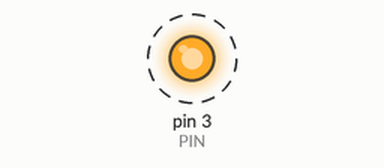
A sketch run on a simulated Arduino Uno, built with avr-gcc and run on an emulated ATmega328P. Parts: output pins drawn as LEDs (lit = HIGH). Dashed ring = blinking.

Above: at 0.5 s.
Timing chart, 0 to 4.6 s (numbered marks = the images above):
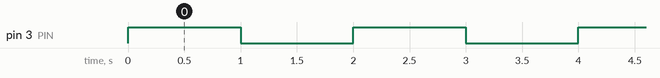

The sketch:

Exemplu.ino
```cpp
#define PIN 3 //pinul de input pentru releu setat pe D3

void setup() {
  pinMode(PIN, OUTPUT); //setarea pinului PIN drept OUTPUT
}

void loop() {
  digitalWrite(PIN, HIGH); //seteaza releul pe OFF
  delay(1000);
  digitalWrite(PIN, LOW); //seteaza releul pe ON
  delay(1000);
}
```

Measured:
- by itself, pin 3 (PIN): alternates HIGH for 1.0 s and LOW for 1.0 s
